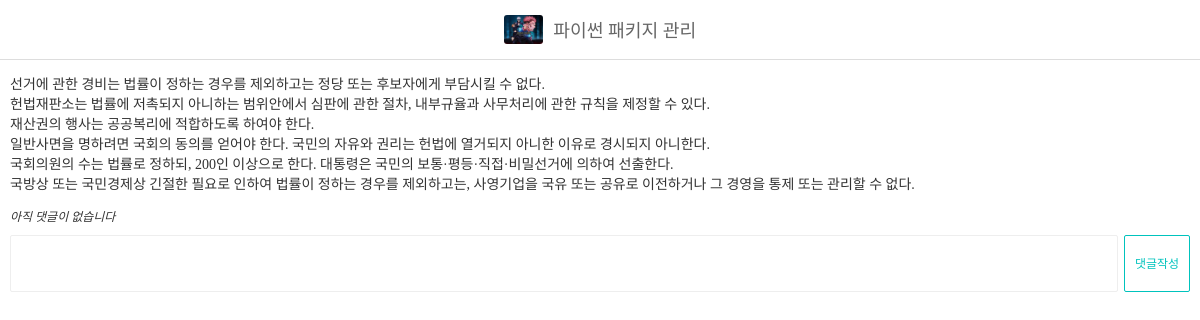
/posts/3/, run on the app's committed database.
### blog/models.py (models this page shows, shortened)
class Post(models.Model):
    title = models.CharField("포스트 제목", max_length=100)
    content = models.TextField("포스트 내용")
    thumbnail = models.ImageField("썸네일 이미지", upload_to="post", blank=True)

### blog/views.py (the view)
# urls.py: path("posts/<int:post_id>/", views.post_detail),
def post_detail(request, post_id):
    post = Post.objects.get(id=post_id) # id값이 URL에서 받은 post_id 값인 Post객체
    if request.method == "POST": # method가 POST일 때
        comment_content = request.POST["comment"] #textarea의 name 속성값(comment)를 가져옴
        Comment.objects.create(
            post=post, content=comment_content)
    context = {
        "post" : post
    }
    return render(request, "post_detail.html", context)

### blog/templates/post_detail.html (shortened to what this page needs)
{% load static %}
<!DOCTYPE html>
<html lang="ko">
    <head>
        <link rel="stylesheet" href="{% static 'css/style.css' %}">
    </head>
    <body>
        <div id="navbar">
            {% if post.thumbnail %}
            <img src="{{ post.thumbnail.url }}">
            {% endif %}
            <span>{{ post.title }}</span>
        </div>
        <div id="post-detail">
            <p>{{ post.content|linebreaksbr }}</p>
            <ul class="comments">
                {% for comment in post.comment_set.all %}
                <li class="comment">
                    {{ comment.content }}
                    <button type="delete" button_size="50%">댓글삭제</button>
                </li>
                {% empty %}
                <li class="comment-empty">아직 댓글이 없습니다</li>
                {% endfor %}
            </ul>
            <form method="POST">
                <textarea name="comment"></textarea>
                <button type="submit" class="btn btn-primary">댓글작성</button>
            </form>
        </div>
    </body>
</html>

### static/css/style.css (style rules this page uses)
ul, ol { list-style: none; padding: 0; margin: 0; }
html { margin: 0; font-family: "Noto Sans KR", serif; font-weight: 300; font-size: 14px; color: #333; height: 100%; }
body { margin: 0; height: 100%; }
#navbar { position: fixed; top: 0; width: 100%; z-index: 999; display: flex; flex-direction: row; flex-wrap: nowrap; justify-content: center; align-items: center; background-color: rgba(255, 255, 255, 0.9); color: #666; font-size: 1.3rem; height: 59px; border-bottom: 1px solid #ddd; }
#navbar > span { margin-top: -2px; }
#navbar img { height: 29.5px; border-radius: 3px; margin-right: 10px; }
.btn { width: 66px; height: 30px; line-height: 25px; background-color: #fff; border-radius: 15px; transition-duration: 0.3s; transition-timing-function: ease; font-size: 12px; cursor: pointer; text-align: center; }
.btn-primary { border: 1px solid #00c3bd; color: #00c3bd; }
ul.comments { font-size: 12px; }
ul.comments > li.comment-empty { font-style: italic; }
#post-detail { padding: 59px 10px; }
#post-detail > form { width: 100%; margin-top: 10px; display: flex; }
#post-detail > form > textarea { border: 1px solid #eee; padding: 10px; box-sizing: border-box; resize: none; border-radius: 2px; flex-grow: 1; margin-right: 6px; }
#post-detail > form > button { height: 57px; line-height: 50px; border-radius: 2px; }

### data on the page
Post: thumbnail (picture), title "파이썬 패키지 관리", content "선거에 관한 경비는 법률이 정하는 경우를 제외하고는 정당 또는 후보자에게 부담시킬 수 없다. 헌법재판소는 법률에 저촉되지 아니하는 범위안에서 심판에 관한 절차, 내부규율과 사무처리에 관한 규칙을 제정할 수 있다. 재산권의 행사는 공공복리에 적합하도록 하여야 한다. 일반사면을 명하려면 국회의 동의를 얻어야 한다. 국민의 자유와 권리는 헌법에 열거되지 아니한 이유로 경시되지 아니한다. 국회의원의 수는 법률로 정하되, 200인 이상으로 한다. 대통령은 국민의 보통·평등·직접·비밀선거에 의하여 선출한다. 국방상 또는 국민경제상 긴절한 필요로 인하여 법률이 정하는 경우를 제외하고는, 사영기업을 국유 또는 공유로 이전하거나 그 경영을 통제 또는 관리할 수 없다."
